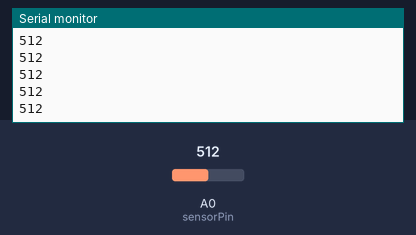
The sketch below on a simulated Arduino Uno, built with avr-gcc and run on an emulated ATmega328P. Shown: the last lines printed to the serial monitor. The test bench sets the inputs (shaded band); at power-on: A0 (sensorPin) = 512.

Above: at 1.2 s.
1.3 s: A0 (sensorPin) set to 716
At 2.0 s:
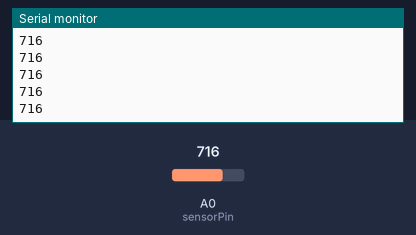
2.8 s: A0 (sensorPin) set to 900
At 3.8 s:
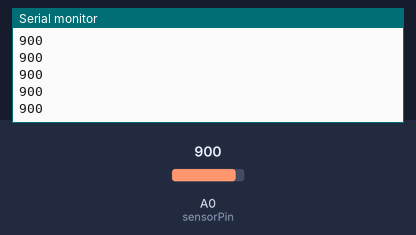
Timing chart, 0 to 5.8 s (numbered marks = the images above; inputs shaded):
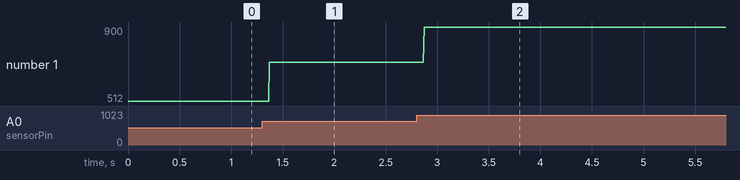

The sketch:

read_pot_serial.ino
```cpp
/*
    Reads analog pin 0 and writes its converted adc value to the serial monitor
*/

int sensorPin = A0;
int sensorValue = 0;


void setup() {
  Serial.begin(9600);
}

void loop() {
  sensorValue = analogRead(sensorPin);  //Read the voltage on pin A0 (from the potentiometer voltage divider)
  Serial.println(sensorValue);          //Prints the ADC value (0-1023) that is corresponds to the analog voltages 0-5V
}
```

Measured:
- after the input at 1.3 s, the serial monitor: prints a new line after 0.07 s (image 1)
- after the input at 2.8 s, the serial monitor: prints a new line after 0.07 s (image 2)
- plotted number 1: 512 → 716 after the input at 1.3 s, 716 → 900 after the input at 2.8 s
